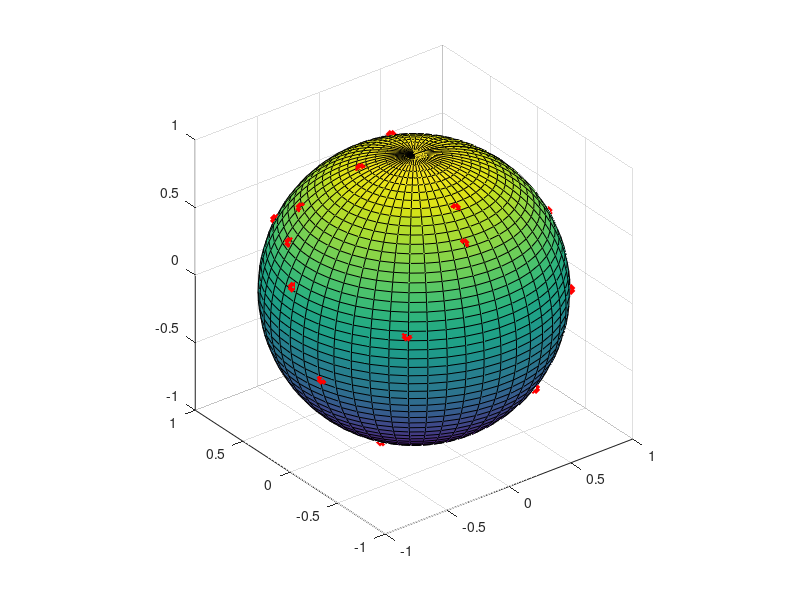

Recreate this plot in MATLAB. (Note: this script raises an error after producing the figure.)
% graficaesfera.m 
% 20 de octubre de 2020
close all

sphere(50)
axis equal
hold on

np = 20;

P = randn(3,np); %  P(:,j) es un vector en R^3
x = zeros(3*np,1);
for j = 1:np
    v = P(:,j); nv = norm(v);
    P(:,j) = v/nv;
    x(3*(j-1)+1:3*j) = P(:,j);
    plot3(P(1,j), P(2,j), P(3,j),'rd','Linewidth',3)
    hold on
end



% optimización con MATLAB
options.MaxFunctionEvaluations= 1e+06;
options = optimset('Algorithm','sqp', 'Display','iter');

[xf,fx] = fmincon('fesfera',x,[],[],[],[],[],[],'hesfera2', options);







 
 


